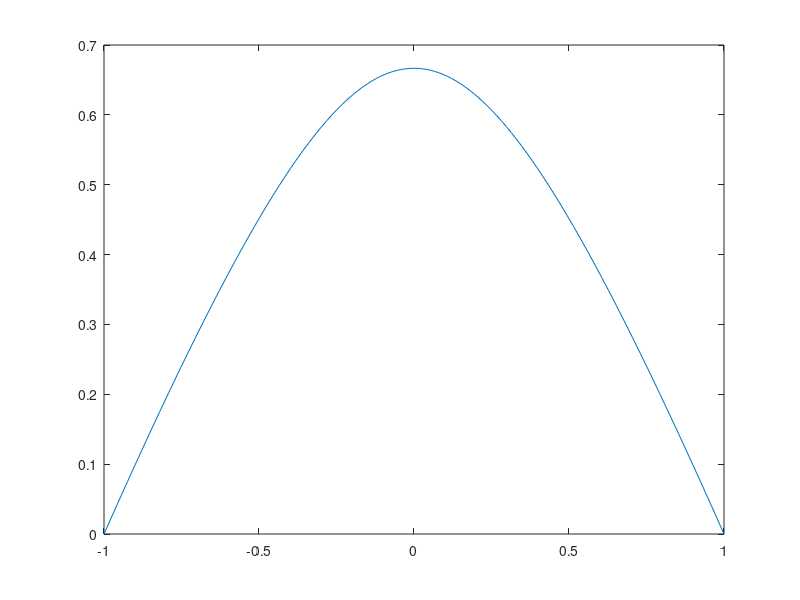

MATLAB code for this plot:
%
% Exl.10 Hyperbola, center at P = (0, 4/3); the y-axis is the transverse axis
% Les Piegl;Wayne Tiller. The NURBS Book
%

n = 100;
X = zeros(1, n);
Y = zeros(1, n);

for i = 1:n+1
  u = 1.0 / n * (i-1);

  d = 1 + 2*u - 2*u*u;
  X(i) = (2*u - 1) / d;
  Y(i) = 4*u*(1-u)/d;
endfor

plot(X, Y);
